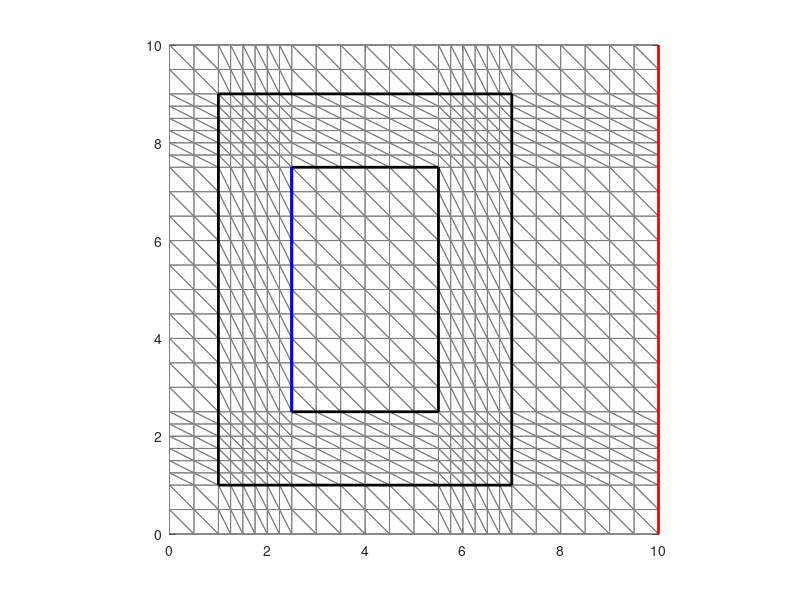

Source code (MATLAB): (Note: this script raises an error after producing the figure.)
close all;
clear;
clc;

dim = [ 10.00 10.00 ]; % board size [x y]
net_step = [ 0.5 0.25 ]; % net steps => [normal accurate]
E = [ 0.50 0.75 ]; % eps => [eps1 eps2]
V = [ 0.50 0.75 ]; % V => [V1 V2]

% shield
s_d = 1.5; % thickness
s_pos = [ 1.00 1.00 ]; % position => [x, y]
s_dim = [ 6.00 8.00 ]; % thickness => [xt yt]
s_bor = [ s_pos s_pos+s_dim; s_pos+s_d s_pos+s_dim-s_d];
s_pol = [ ...
    s_bor(1, 1) s_bor(1, 1) s_bor(1, 3) s_bor(1, 3) s_bor(1, 1); ...
    s_bor(1, 2) s_bor(1, 4) s_bor(1, 4) s_bor(1, 2) s_bor(1, 2); ...
    s_bor(2, 1) s_bor(2, 1) s_bor(2, 3) s_bor(2, 3) s_bor(2, 1); ...
    s_bor(2, 2) s_bor(2, 4) s_bor(2, 4) s_bor(2, 2) s_bor(2, 2)];

xs = [ ...
    0:net_step(1):s_bor(1, 1) ...
    s_bor(1, 1):net_step(2):s_bor(2, 1) ...
    s_bor(2, 1):net_step(1):s_bor(2, 3) ...
    s_bor(2, 3):net_step(2):s_bor(1, 3) ...
    s_bor(1, 3):net_step(1):dim(1)];
ys = [ ...
    0:net_step(1):s_bor(1, 2) ...
    s_bor(1, 2):net_step(2):s_bor(2, 2) ...
    s_bor(2, 2):net_step(1):s_bor(2, 4) ...
    s_bor(2, 4):net_step(2):s_bor(1, 4) ...
    s_bor(1, 4):net_step(1):dim(2)];

xs = unique(xs.','rows');
ys = unique(ys.','rows');

x = size(xs, 1);
y = size(ys, 1);

[X,Y] = meshgrid(xs, ys);
W = [X(:) Y(:)];

m = size(W, 1);
N = 1:1:m;
N = reshape(N, y , x); 

TRI = zeros((x-1)*(y-1)*2, 3);
for i = 1:1:x-1
    tri_lower = [N(1:end-1, i) N(1:end-1, i+1) N(2:end, i)];
    tri_upper = [N(1:end-1, i+1) N(2:end, i+1) N(2:end, i)];
    TRI((i-1)*2*(y-1)+1:i*2*(y-1),:) = [tri_lower; tri_upper];
end
z = size(TRI, 1);

triplot(TRI, W(:, 1), W(:, 2), 'Color', [0.5 0.5 0.5]), axis equal, axis([0 dim(1) 0 dim(2)]), hold on;
rectangle('Position', [s_pos s_dim], 'LineWidth', 2, 'EdgeColor', 'k'), hold on;
rectangle('Position', [s_pos+s_d s_dim-2*s_d], 'LineWidth', 2, 'EdgeColor', 'k'), hold on;
plot([dim(1) dim(1)], [0 dim(2)], 'Color', 'r', 'LineWidth', 2), hold on;
plot(s_bor(2, 1:2), s_bor(2, 1:2)+[0 -s_d*2+s_dim(2)], 'Color', 'b', 'LineWidth', 2), hold on;

% shield area
[s_pol_x, s_pol_y] = polybool('subtraction', s_pol(1, :), s_pol(2, :), s_pol(3, :), s_pol(4, :));
in = inpolygon(W(:,1), W(:,2), s_pol_x, s_pol_y);
s_tri = zeros(z, 3);
t = 0;
for i = 1:1:z
    if in(TRI(i, 1)) == 1 && in(TRI(i, 2)) == 1 && in(TRI(i, 3)) == 1
        t = t + 1;
        s_tri(t, :) = TRI(i, :);
    end
end
s_tri = s_tri(1:t, :); % triangles inside shield walls/borders

% initializing H matrix
H = zeros(m);
for i = 1:1:z
    t = TRI(i,:);
    if ismember(t, s_tri, 'rows') == 1
        e_tmp = E(2);
    else
        e_tmp = E(1);
    end
    p = [ W(t(1), :); W(t(2), :); W(t(3), :) ];
    he = getHe(p, e_tmp);
    H(TRI(i, 1:3), TRI(i, 1:3)) = H(TRI(i, 1:3), TRI(i, 1:3)) + he;
end

source_points_v1 = zeros(30, 1);
source_points_v2 = zeros(30, 1);
t1 = 1;
t2 = 1;
for i = 1:1:m
    tmp = W(i, :);
    if tmp(1) == s_bor(2, 1) && tmp(2) >= s_bor(2, 1) && tmp(2) <= (s_bor(2, 1) - s_d*2 + s_dim(2))
        source_points_v1(t1) = i;
        t1 = t1 + 1;
    elseif tmp(1) == dim(1)
        source_points_v2(t2) = i;
        t2 = t2 + 1;
    end
end
source_points_v1 = source_points_v1(1:(t1 - 1));
source_points_v2 = source_points_v2(1:(t2 - 1));
source_points_all = [source_points_v1; source_points_v2];

VV = zeros(m, 1);

VV(source_points_v1) = V(1);
VV(source_points_v2) = V(2);

for i = 1:1:size(source_points_all, 1)
    source_points = source_points_all(i);
    H(source_points, :) = 0;
    H(source_points, source_points) = 1;
end

B = H \ VV;
figure(2);
trimesh(TRI , W(:,1) , W(:,2),B);

figure(3)
contour(xs, ys, reshape(B, y, x), 20);
